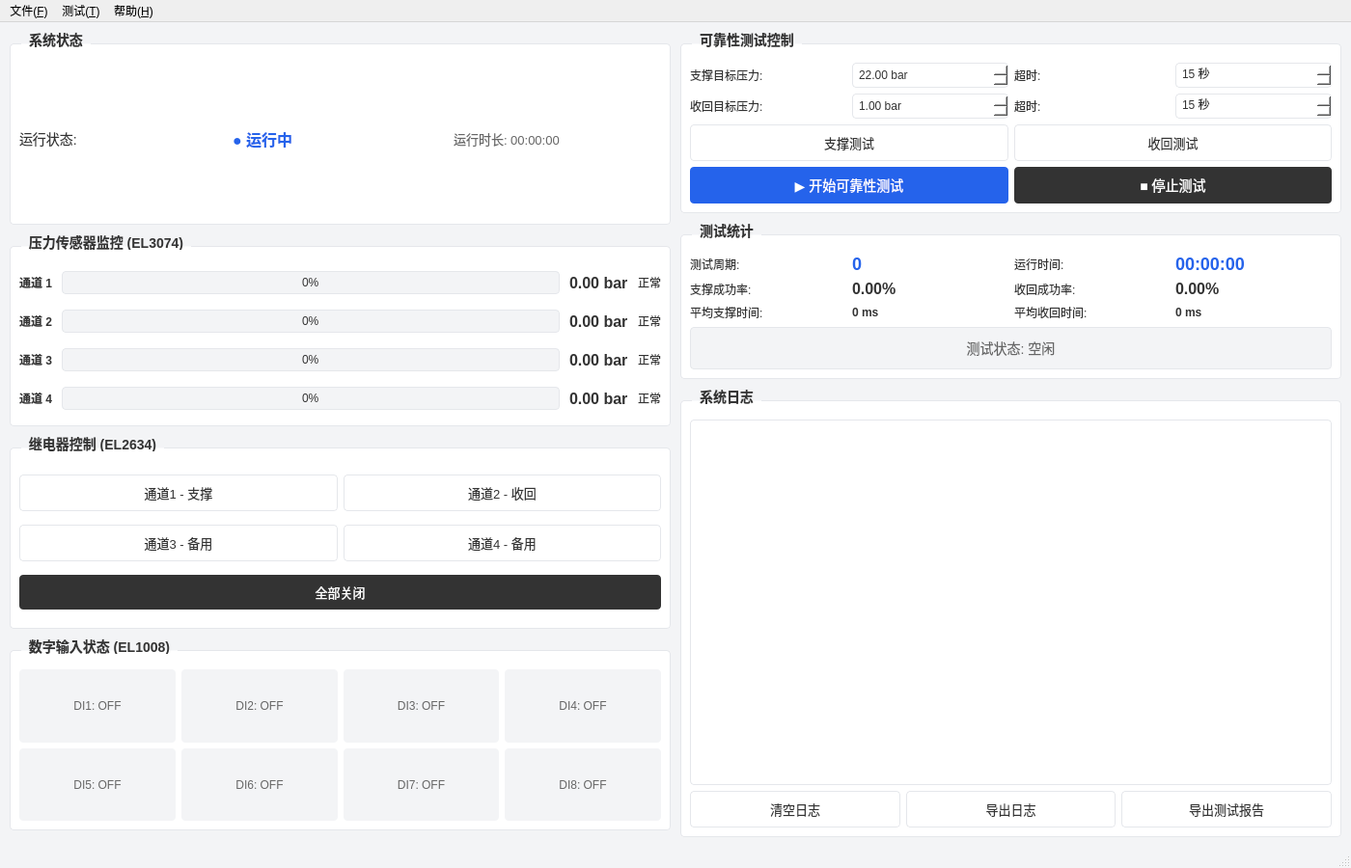
<?xml version="1.0" encoding="UTF-8"?>
<ui version="4.0">
 <class>MainWindow</class>
 <widget class="QMainWindow" name="MainWindow">
  <property name="geometry">
   <rect>
    <x>0</x>
    <y>0</y>
    <width>1400</width>
    <height>900</height>
   </rect>
  </property>
  <property name="minimumSize">
   <size>
    <width>1200</width>
    <height>800</height>
   </size>
  </property>
  <property name="windowTitle">
   <string>液压脚撑可靠性测试系统 - EtherCAT Control</string>
  </property>
  <property name="styleSheet">
   <string>
QMainWindow {
    background-color: #f3f4f6;
}
QGroupBox {
    font-weight: bold;
    font-size: 14px;
    color: #333333;
    border: 1px solid #e5e7eb;
    border-radius: 4px;
    margin-top: 12px;
    padding-top: 10px;
    background-color: #ffffff;
}
QGroupBox::title {
    subcontrol-origin: margin;
    left: 12px;
    padding: 0 6px;
    color: #333333;
}
QPushButton {
    background-color: #ffffff;
    color: #333333;
    border: 1px solid #e5e7eb;
    border-radius: 4px;
    padding: 8px 16px;
    font-size: 13px;
}
QPushButton:hover {
    background-color: #f3f4f6;
}
QPushButton:pressed {
    background-color: #e5e7eb;
}
QPushButton:disabled {
    background-color: #f3f4f6;
    color: #9ca3af;
}
QLabel {
    color: #333333;
    font-size: 12px;
}
QProgressBar {
    border: 1px solid #e5e7eb;
    border-radius: 4px;
    text-align: center;
    background-color: #f3f4f6;
    color: #333333;
}
QProgressBar::chunk {
    background-color: #2563eb;
    border-radius: 3px;
}
QTextEdit {
    background-color: #ffffff;
    color: #333333;
    border: 1px solid #e5e7eb;
    border-radius: 4px;
    font-family: monospace;
    font-size: 11px;
}
QSpinBox, QDoubleSpinBox {
    background-color: #ffffff;
    color: #333333;
    border: 1px solid #e5e7eb;
    border-radius: 4px;
    padding: 4px;
}
   </string>
  </property>
  <widget class="QWidget" name="centralwidget">
   <layout class="QHBoxLayout" name="mainLayout">
    <property name="spacing">
     <number>10</number>
    </property>
    <property name="leftMargin">
     <number>10</number>
    </property>
    <property name="topMargin">
     <number>10</number>
    </property>
    <property name="rightMargin">
     <number>10</number>
    </property>
    <property name="bottomMargin">
     <number>10</number>
    </property>
    <!-- 左侧面板 -->
    <item>
     <layout class="QVBoxLayout" name="leftPanel">
      <property name="spacing">
       <number>10</number>
      </property>
      <!-- 系统状态 -->
      <item>
       <widget class="QGroupBox" name="grpSystemStatus">
        <property name="title">
         <string>系统状态</string>
        </property>
        <property name="maximumHeight">
         <number>100</number>
        </property>
        <layout class="QHBoxLayout" name="statusLayout">
         <item>
          <widget class="QLabel" name="lblStatusTitle">
           <property name="text">
            <string>运行状态:</string>
           </property>
           <property name="styleSheet">
            <string>font-size: 14px;</string>
           </property>
          </widget>
         </item>
         <item>
          <widget class="QLabel" name="lblSystemStatus">
           <property name="text">
            <string>● 运行中</string>
           </property>
           <property name="styleSheet">
            <string>color: #2563eb; font-weight: bold; font-size: 16px;</string>
           </property>
          </widget>
         </item>
         <item>
          <spacer name="statusSpacer">
           <property name="orientation">
            <enum>Qt::Horizontal</enum>
           </property>
          </spacer>
         </item>
         <item>
          <widget class="QLabel" name="lblUptime">
           <property name="text">
            <string>运行时长: 00:00:00</string>
           </property>
           <property name="styleSheet">
            <string>font-size: 13px; color: #666666;</string>
           </property>
          </widget>
         </item>
        </layout>
       </widget>
      </item>
      <!-- 压力传感器监控 -->
      <item>
       <widget class="QGroupBox" name="grpPressure">
        <property name="title">
         <string>压力传感器监控 (EL3074)</string>
        </property>
        <layout class="QGridLayout" name="pressureLayout">
         <property name="spacing">
          <number>10</number>
         </property>
         <!-- 通道1 -->
         <item row="0" column="0">
          <widget class="QLabel" name="lblP1Title">
           <property name="text">
            <string>通道 1</string>
           </property>
           <property name="styleSheet">
            <string>color: #333333; font-weight: bold;</string>
           </property>
          </widget>
         </item>
         <item row="0" column="1">
          <widget class="QProgressBar" name="progressP1">
           <property name="maximum">
            <number>100</number>
           </property>
           <property name="value">
            <number>0</number>
           </property>
           <property name="minimumWidth">
            <number>150</number>
           </property>
          </widget>
         </item>
         <item row="0" column="2">
          <widget class="QLabel" name="lblP1Value">
           <property name="text">
            <string>0.00 bar</string>
           </property>
           <property name="minimumWidth">
            <number>80</number>
           </property>
           <property name="styleSheet">
            <string>color: #333333; font-size: 16px; font-weight: bold;</string>
           </property>
          </widget>
         </item>
         <item row="0" column="3">
          <widget class="QLabel" name="lblP1Status">
           <property name="text">
            <string>正常</string>
           </property>
           <property name="styleSheet">
            <string>color: #333333;</string>
           </property>
          </widget>
         </item>
         <!-- 通道2 -->
         <item row="1" column="0">
          <widget class="QLabel" name="lblP2Title">
           <property name="text">
            <string>通道 2</string>
           </property>
           <property name="styleSheet">
            <string>color: #333333; font-weight: bold;</string>
           </property>
          </widget>
         </item>
         <item row="1" column="1">
          <widget class="QProgressBar" name="progressP2">
           <property name="maximum">
            <number>100</number>
           </property>
           <property name="value">
            <number>0</number>
           </property>
          </widget>
         </item>
         <item row="1" column="2">
          <widget class="QLabel" name="lblP2Value">
           <property name="text">
            <string>0.00 bar</string>
           </property>
           <property name="styleSheet">
            <string>color: #333333; font-size: 16px; font-weight: bold;</string>
           </property>
          </widget>
         </item>
         <item row="1" column="3">
          <widget class="QLabel" name="lblP2Status">
           <property name="text">
            <string>正常</string>
           </property>
           <property name="styleSheet">
            <string>color: #333333;</string>
           </property>
          </widget>
         </item>
         <!-- 通道3 -->
         <item row="2" column="0">
          <widget class="QLabel" name="lblP3Title">
           <property name="text">
            <string>通道 3</string>
           </property>
           <property name="styleSheet">
            <string>color: #333333; font-weight: bold;</string>
           </property>
          </widget>
         </item>
         <item row="2" column="1">
          <widget class="QProgressBar" name="progressP3">
           <property name="maximum">
            <number>100</number>
           </property>
           <property name="value">
            <number>0</number>
           </property>
          </widget>
         </item>
         <item row="2" column="2">
          <widget class="QLabel" name="lblP3Value">
           <property name="text">
            <string>0.00 bar</string>
           </property>
           <property name="styleSheet">
            <string>color: #333333; font-size: 16px; font-weight: bold;</string>
           </property>
          </widget>
         </item>
         <item row="2" column="3">
          <widget class="QLabel" name="lblP3Status">
           <property name="text">
            <string>正常</string>
           </property>
           <property name="styleSheet">
            <string>color: #333333;</string>
           </property>
          </widget>
         </item>
         <!-- 通道4 -->
         <item row="3" column="0">
          <widget class="QLabel" name="lblP4Title">
           <property name="text">
            <string>通道 4</string>
           </property>
           <property name="styleSheet">
            <string>color: #333333; font-weight: bold;</string>
           </property>
          </widget>
         </item>
         <item row="3" column="1">
          <widget class="QProgressBar" name="progressP4">
           <property name="maximum">
            <number>100</number>
           </property>
           <property name="value">
            <number>0</number>
           </property>
          </widget>
         </item>
         <item row="3" column="2">
          <widget class="QLabel" name="lblP4Value">
           <property name="text">
            <string>0.00 bar</string>
           </property>
           <property name="styleSheet">
            <string>color: #333333; font-size: 16px; font-weight: bold;</string>
           </property>
          </widget>
         </item>
         <item row="3" column="3">
          <widget class="QLabel" name="lblP4Status">
           <property name="text">
            <string>正常</string>
           </property>
           <property name="styleSheet">
            <string>color: #333333;</string>
           </property>
          </widget>
         </item>
        </layout>
       </widget>
      </item>
      <!-- 继电器控制 -->
      <item>
       <widget class="QGroupBox" name="grpRelay">
        <property name="title">
         <string>继电器控制 (EL2634)</string>
        </property>
        <layout class="QGridLayout" name="relayLayout">
         <item row="0" column="0">
          <widget class="QPushButton" name="btnRelay1">
           <property name="text">
            <string>通道1 - 支撑</string>
           </property>
           <property name="checkable">
            <bool>true</bool>
           </property>
           <property name="minimumHeight">
            <number>50</number>
           </property>
           <property name="styleSheet">
            <string>QPushButton:checked { background-color: #2563eb; color: white; border: none; }</string>
           </property>
          </widget>
         </item>
         <item row="0" column="1">
          <widget class="QPushButton" name="btnRelay2">
           <property name="text">
            <string>通道2 - 收回</string>
           </property>
           <property name="checkable">
            <bool>true</bool>
           </property>
           <property name="minimumHeight">
            <number>50</number>
           </property>
           <property name="styleSheet">
            <string>QPushButton:checked { background-color: #2563eb; color: white; border: none; }</string>
           </property>
          </widget>
         </item>
         <item row="1" column="0">
          <widget class="QPushButton" name="btnRelay3">
           <property name="text">
            <string>通道3 - 备用</string>
           </property>
           <property name="checkable">
            <bool>true</bool>
           </property>
           <property name="minimumHeight">
            <number>50</number>
           </property>
           <property name="styleSheet">
            <string>QPushButton:checked { background-color: #2563eb; color: white; border: none; }</string>
           </property>
          </widget>
         </item>
         <item row="1" column="1">
          <widget class="QPushButton" name="btnRelay4">
           <property name="text">
            <string>通道4 - 备用</string>
           </property>
           <property name="checkable">
            <bool>true</bool>
           </property>
           <property name="minimumHeight">
            <number>50</number>
           </property>
           <property name="styleSheet">
            <string>QPushButton:checked { background-color: #2563eb; color: white; border: none; }</string>
           </property>
          </widget>
         </item>
         <item row="2" column="0" colspan="2">
          <widget class="QPushButton" name="btnAllRelaysOff">
           <property name="text">
            <string>全部关闭</string>
           </property>
           <property name="minimumHeight">
            <number>35</number>
           </property>
           <property name="styleSheet">
            <string>background-color: #333333; color: white; border: none;</string>
           </property>
          </widget>
         </item>
        </layout>
       </widget>
      </item>
      <!-- 数字输入状态 -->
      <item>
       <widget class="QGroupBox" name="grpDigitalInput">
        <property name="title">
         <string>数字输入状态 (EL1008)</string>
        </property>
        <layout class="QGridLayout" name="diLayout">
         <item row="0" column="0">
          <widget class="QLabel" name="lblDI1">
           <property name="text">
            <string>DI1: OFF</string>
           </property>
           <property name="alignment">
            <set>Qt::AlignCenter</set>
           </property>
           <property name="styleSheet">
            <string>background-color: #f3f4f6; padding: 8px; border-radius: 4px; color: #666666;</string>
           </property>
          </widget>
         </item>
         <item row="0" column="1">
          <widget class="QLabel" name="lblDI2">
           <property name="text">
            <string>DI2: OFF</string>
           </property>
           <property name="alignment">
            <set>Qt::AlignCenter</set>
           </property>
           <property name="styleSheet">
            <string>background-color: #f3f4f6; padding: 8px; border-radius: 4px; color: #666666;</string>
           </property>
          </widget>
         </item>
         <item row="0" column="2">
          <widget class="QLabel" name="lblDI3">
           <property name="text">
            <string>DI3: OFF</string>
           </property>
           <property name="alignment">
            <set>Qt::AlignCenter</set>
           </property>
           <property name="styleSheet">
            <string>background-color: #f3f4f6; padding: 8px; border-radius: 4px; color: #666666;</string>
           </property>
          </widget>
         </item>
         <item row="0" column="3">
          <widget class="QLabel" name="lblDI4">
           <property name="text">
            <string>DI4: OFF</string>
           </property>
           <property name="alignment">
            <set>Qt::AlignCenter</set>
           </property>
           <property name="styleSheet">
            <string>background-color: #f3f4f6; padding: 8px; border-radius: 4px; color: #666666;</string>
           </property>
          </widget>
         </item>
         <item row="1" column="0">
          <widget class="QLabel" name="lblDI5">
           <property name="text">
            <string>DI5: OFF</string>
           </property>
           <property name="alignment">
            <set>Qt::AlignCenter</set>
           </property>
           <property name="styleSheet">
            <string>background-color: #f3f4f6; padding: 8px; border-radius: 4px; color: #666666;</string>
           </property>
          </widget>
         </item>
         <item row="1" column="1">
          <widget class="QLabel" name="lblDI6">
           <property name="text">
            <string>DI6: OFF</string>
           </property>
           <property name="alignment">
            <set>Qt::AlignCenter</set>
           </property>
           <property name="styleSheet">
            <string>background-color: #f3f4f6; padding: 8px; border-radius: 4px; color: #666666;</string>
           </property>
          </widget>
         </item>
         <item row="1" column="2">
          <widget class="QLabel" name="lblDI7">
           <property name="text">
            <string>DI7: OFF</string>
           </property>
           <property name="alignment">
            <set>Qt::AlignCenter</set>
           </property>
           <property name="styleSheet">
            <string>background-color: #f3f4f6; padding: 8px; border-radius: 4px; color: #666666;</string>
           </property>
          </widget>
         </item>
         <item row="1" column="3">
          <widget class="QLabel" name="lblDI8">
           <property name="text">
            <string>DI8: OFF</string>
           </property>
           <property name="alignment">
            <set>Qt::AlignCenter</set>
           </property>
           <property name="styleSheet">
            <string>background-color: #f3f4f6; padding: 8px; border-radius: 4px; color: #666666;</string>
           </property>
          </widget>
         </item>
        </layout>
       </widget>
      </item>
      <item>
       <spacer name="leftSpacer">
        <property name="orientation">
         <enum>Qt::Vertical</enum>
        </property>
       </spacer>
      </item>
     </layout>
    </item>
    <!-- 右侧面板 -->
    <item>
     <layout class="QVBoxLayout" name="rightPanel">
      <property name="spacing">
       <number>10</number>
      </property>
      <!-- 测试控制 -->
      <item>
       <widget class="QGroupBox" name="grpTestControl">
        <property name="title">
         <string>可靠性测试控制</string>
        </property>
        <layout class="QVBoxLayout" name="testLayout">
         <!-- 测试参数 -->
         <item>
          <layout class="QGridLayout" name="paramLayout">
           <item row="0" column="0">
            <widget class="QLabel" name="lblSupportTarget">
             <property name="text">
              <string>支撑目标压力:</string>
             </property>
            </widget>
           </item>
           <item row="0" column="1">
            <widget class="QDoubleSpinBox" name="spinSupportTarget">
             <property name="suffix">
              <string> bar</string>
             </property>
             <property name="minimum">
              <double>1.0</double>
             </property>
             <property name="maximum">
              <double>100.0</double>
             </property>
             <property name="value">
              <double>22.0</double>
             </property>
            </widget>
           </item>
           <item row="0" column="2">
            <widget class="QLabel" name="lblSupportTimeout">
             <property name="text">
              <string>超时:</string>
             </property>
            </widget>
           </item>
           <item row="0" column="3">
            <widget class="QSpinBox" name="spinSupportTimeout">
             <property name="suffix">
              <string> 秒</string>
             </property>
             <property name="minimum">
              <number>5</number>
             </property>
             <property name="maximum">
              <number>120</number>
             </property>
             <property name="value">
              <number>15</number>
             </property>
            </widget>
           </item>
           <item row="1" column="0">
            <widget class="QLabel" name="lblRetractTarget">
             <property name="text">
              <string>收回目标压力:</string>
             </property>
            </widget>
           </item>
           <item row="1" column="1">
            <widget class="QDoubleSpinBox" name="spinRetractTarget">
             <property name="suffix">
              <string> bar</string>
             </property>
             <property name="minimum">
              <double>0.0</double>
             </property>
             <property name="maximum">
              <double>10.0</double>
             </property>
             <property name="value">
              <double>1.0</double>
             </property>
            </widget>
           </item>
           <item row="1" column="2">
            <widget class="QLabel" name="lblRetractTimeout">
             <property name="text">
              <string>超时:</string>
             </property>
            </widget>
           </item>
           <item row="1" column="3">
            <widget class="QSpinBox" name="spinRetractTimeout">
             <property name="suffix">
              <string> 秒</string>
             </property>
             <property name="minimum">
              <number>5</number>
             </property>
             <property name="maximum">
              <number>120</number>
             </property>
             <property name="value">
              <number>15</number>
             </property>
            </widget>
           </item>
          </layout>
         </item>
         <!-- 测试按钮 -->
         <item>
          <layout class="QHBoxLayout" name="testBtnLayout">
           <item>
            <widget class="QPushButton" name="btnSupportTest">
             <property name="text">
              <string>支撑测试</string>
             </property>
             <property name="minimumHeight">
              <number>45</number>
             </property>
            </widget>
           </item>
           <item>
            <widget class="QPushButton" name="btnRetractTest">
             <property name="text">
              <string>收回测试</string>
             </property>
             <property name="minimumHeight">
              <number>45</number>
             </property>
            </widget>
           </item>
          </layout>
         </item>
         <item>
          <layout class="QHBoxLayout" name="reliabilityBtnLayout">
           <item>
            <widget class="QPushButton" name="btnStartReliability">
             <property name="text">
              <string>▶ 开始可靠性测试</string>
             </property>
             <property name="minimumHeight">
              <number>50</number>
             </property>
             <property name="styleSheet">
              <string>background-color: #2563eb; font-size: 14px; color: white; border: none;</string>
             </property>
            </widget>
           </item>
           <item>
            <widget class="QPushButton" name="btnStopReliability">
             <property name="text">
              <string>■ 停止测试</string>
             </property>
             <property name="minimumHeight">
              <number>50</number>
             </property>
             <property name="styleSheet">
              <string>background-color: #333333; font-size: 14px; color: white; border: none;</string>
             </property>
            </widget>
           </item>
          </layout>
         </item>
        </layout>
       </widget>
      </item>
      <!-- 测试统计 -->
      <item>
       <widget class="QGroupBox" name="grpStats">
        <property name="title">
         <string>测试统计</string>
        </property>
        <layout class="QGridLayout" name="statsLayout">
         <item row="0" column="0">
          <widget class="QLabel" name="lblCyclesTitle">
           <property name="text">
            <string>测试周期:</string>
           </property>
          </widget>
         </item>
         <item row="0" column="1">
          <widget class="QLabel" name="lblCyclesValue">
           <property name="text">
            <string>0</string>
           </property>
           <property name="styleSheet">
            <string>color: #2563eb; font-size: 18px; font-weight: bold;</string>
           </property>
          </widget>
         </item>
         <item row="0" column="2">
          <widget class="QLabel" name="lblRuntimeTitle">
           <property name="text">
            <string>运行时间:</string>
           </property>
          </widget>
         </item>
         <item row="0" column="3">
          <widget class="QLabel" name="lblRuntimeValue">
           <property name="text">
            <string>00:00:00</string>
           </property>
           <property name="styleSheet">
            <string>color: #2563eb; font-size: 18px; font-weight: bold;</string>
           </property>
          </widget>
         </item>
         <item row="1" column="0">
          <widget class="QLabel" name="lblSupportSuccessTitle">
           <property name="text">
            <string>支撑成功率:</string>
           </property>
          </widget>
         </item>
         <item row="1" column="1">
          <widget class="QLabel" name="lblSupportSuccessValue">
           <property name="text">
            <string>0.00%</string>
           </property>
           <property name="styleSheet">
            <string>color: #333333; font-size: 16px; font-weight: bold;</string>
           </property>
          </widget>
         </item>
         <item row="1" column="2">
          <widget class="QLabel" name="lblRetractSuccessTitle">
           <property name="text">
            <string>收回成功率:</string>
           </property>
          </widget>
         </item>
         <item row="1" column="3">
          <widget class="QLabel" name="lblRetractSuccessValue">
           <property name="text">
            <string>0.00%</string>
           </property>
           <property name="styleSheet">
            <string>color: #333333; font-size: 16px; font-weight: bold;</string>
           </property>
          </widget>
         </item>
         <item row="2" column="0">
          <widget class="QLabel" name="lblAvgSupportTitle">
           <property name="text">
            <string>平均支撑时间:</string>
           </property>
          </widget>
         </item>
         <item row="2" column="1">
          <widget class="QLabel" name="lblAvgSupportValue">
           <property name="text">
            <string>0 ms</string>
           </property>
           <property name="styleSheet">
            <string>color: #333333; font-weight: bold;</string>
           </property>
          </widget>
         </item>
         <item row="2" column="2">
          <widget class="QLabel" name="lblAvgRetractTitle">
           <property name="text">
            <string>平均收回时间:</string>
           </property>
          </widget>
         </item>
         <item row="2" column="3">
          <widget class="QLabel" name="lblAvgRetractValue">
           <property name="text">
            <string>0 ms</string>
           </property>
           <property name="styleSheet">
            <string>color: #333333; font-weight: bold;</string>
           </property>
          </widget>
         </item>
         <item row="3" column="0" colspan="4">
          <widget class="QLabel" name="lblTestStatus">
           <property name="text">
            <string>测试状态: 空闲</string>
           </property>
           <property name="alignment">
            <set>Qt::AlignCenter</set>
           </property>
           <property name="styleSheet">
            <string>background-color: #f3f4f6; padding: 10px; border-radius: 4px; font-size: 14px; color: #666666; border: 1px solid #e5e7eb;</string>
           </property>
          </widget>
         </item>
        </layout>
       </widget>
      </item>
      <!-- 日志显示 -->
      <item>
       <widget class="QGroupBox" name="grpLog">
        <property name="title">
         <string>系统日志</string>
        </property>
        <layout class="QVBoxLayout" name="logLayout">
         <item>
          <widget class="QTextEdit" name="txtLog">
           <property name="readOnly">
            <bool>true</bool>
           </property>
           <property name="minimumHeight">
            <number>200</number>
           </property>
          </widget>
         </item>
         <item>
          <layout class="QHBoxLayout" name="logBtnLayout">
           <item>
            <widget class="QPushButton" name="btnClearLog">
             <property name="text">
              <string>清空日志</string>
             </property>
            </widget>
           </item>
           <item>
            <widget class="QPushButton" name="btnExportLog">
             <property name="text">
              <string>导出日志</string>
             </property>
            </widget>
           </item>
           <item>
            <widget class="QPushButton" name="btnExportReport">
             <property name="text">
              <string>导出测试报告</string>
             </property>
            </widget>
           </item>
          </layout>
         </item>
        </layout>
       </widget>
      </item>
     </layout>
    </item>
   </layout>
  </widget>
  <widget class="QMenuBar" name="menubar">
   <property name="geometry">
    <rect>
     <x>0</x>
     <y>0</y>
     <width>1400</width>
     <height>22</height>
    </rect>
   </property>
   <widget class="QMenu" name="menuFile">
    <property name="title">
     <string>文件(&amp;F)</string>
    </property>
    <addaction name="actionExportReport"/>
    <addaction name="actionExportLog"/>
    <addaction name="separator"/>
    <addaction name="actionExit"/>
   </widget>
   <widget class="QMenu" name="menuTest">
    <property name="title">
     <string>测试(&amp;T)</string>
    </property>
    <addaction name="actionSupportTest"/>
    <addaction name="actionRetractTest"/>
    <addaction name="separator"/>
    <addaction name="actionReliabilityTest"/>
   </widget>
   <widget class="QMenu" name="menuHelp">
    <property name="title">
     <string>帮助(&amp;H)</string>
    </property>
    <addaction name="actionAbout"/>
   </widget>
   <addaction name="menuFile"/>
   <addaction name="menuTest"/>
   <addaction name="menuHelp"/>
  </widget>
  <widget class="QStatusBar" name="statusbar"/>
  <action name="actionExportReport">
   <property name="text">
    <string>导出测试报告</string>
   </property>
  </action>
  <action name="actionExportLog">
   <property name="text">
    <string>导出日志</string>
   </property>
  </action>
  <action name="actionExit">
   <property name="text">
    <string>退出</string>
   </property>
   <property name="shortcut">
    <string>Ctrl+Q</string>
   </property>
  </action>
  <action name="actionSupportTest">
   <property name="text">
    <string>支撑测试</string>
   </property>
  </action>
  <action name="actionRetractTest">
   <property name="text">
    <string>收回测试</string>
   </property>
  </action>
  <action name="actionReliabilityTest">
   <property name="text">
    <string>可靠性测试</string>
   </property>
  </action>
  <action name="actionAbout">
   <property name="text">
    <string>关于</string>
   </property>
  </action>
 </widget>
 <resources/>
 <connections/>
</ui>
